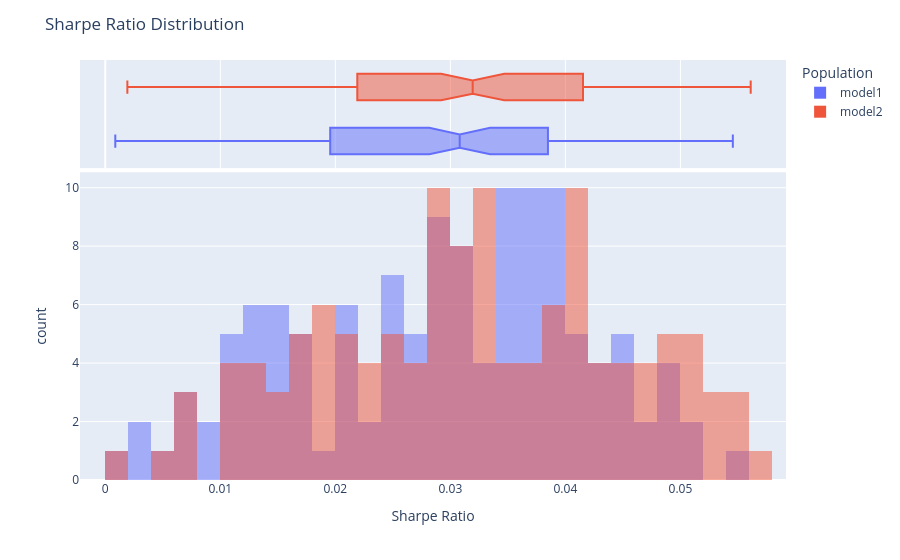

The code cell stored with this chart in its notebook:
### Code cell
fig = population.plot_distribution(
    measure_list=[RatioMeasure.SHARPE_RATIO], tag_list=["model1", "model2"], n_bins=40
)
show(fig)
